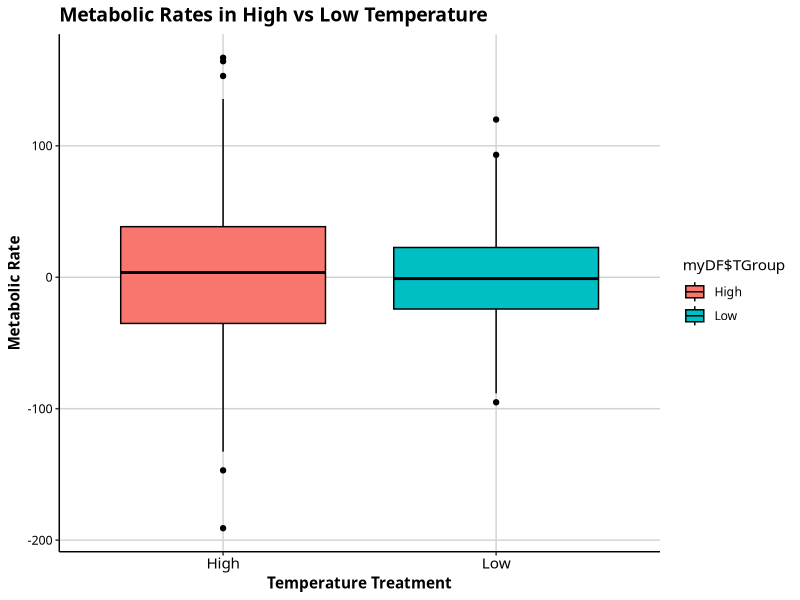
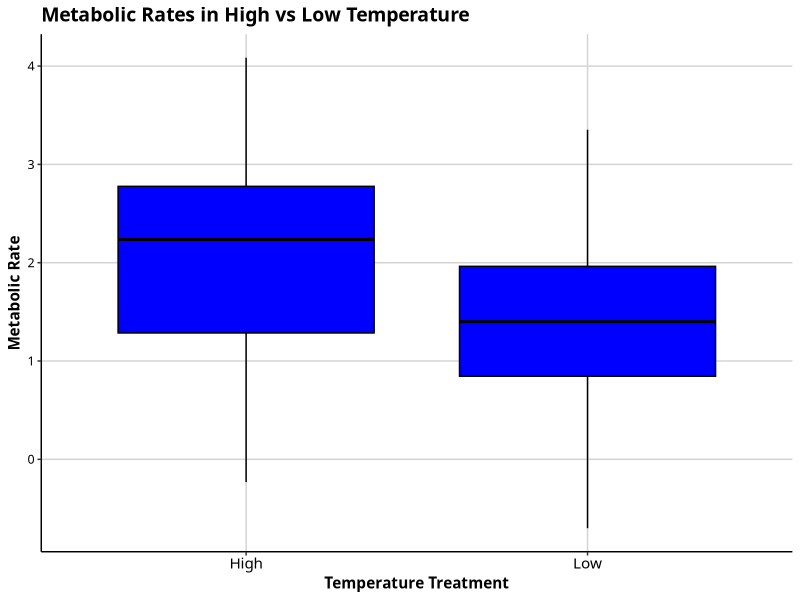
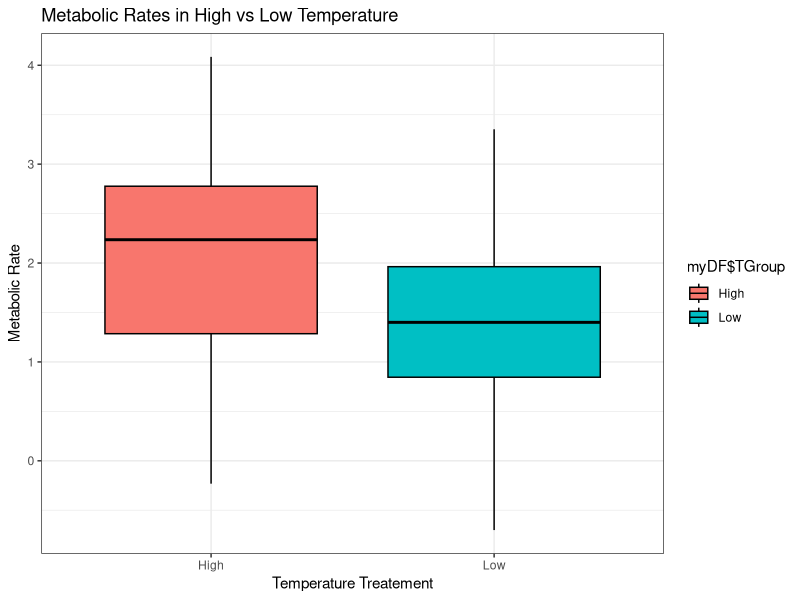
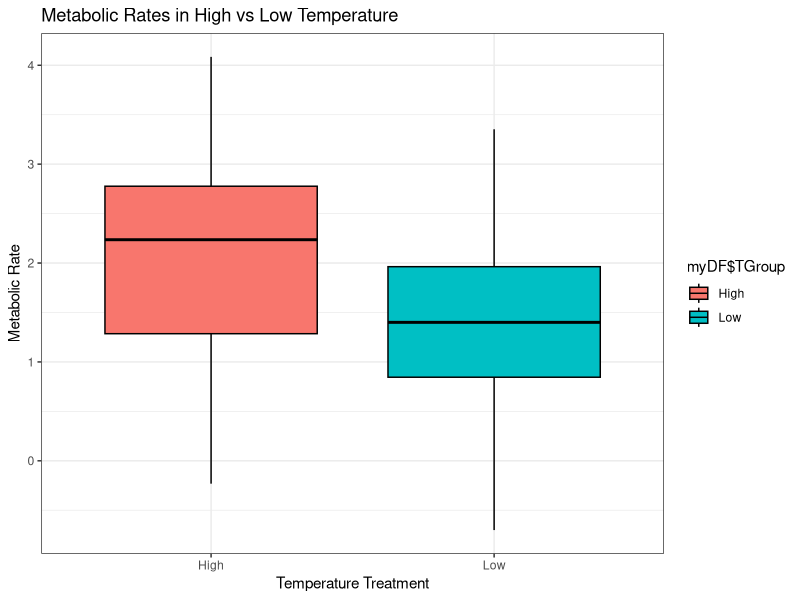

The R source for these figures, in order:
library(TeachingDemos)
library(ggplot2)
char2seed('espesso',set=FALSE)
char2seed('espresso')
#------------------------------------Number 1

##############################################################

# FUNCTION Creating Data 
# Calculates: The data frame
# Input: Mean, Standard, Deviation of Each column
remove(list=ls(all=TRUE))
#-------------------------------------------------------------

  myFunction <- function(nGroup = 2, nName1 = c("Low", "High"),
                          nSize1 = c(50,50), nMean1 =c(1.5,2)){
    ID <- 1:100
    resVar <- c(rnorm(n=nSize1[1], mean= nMean1[1],sd = .5),
                rnorm(n=nSize1[2], mean= nMean1[2],sd = .75))
    TGroup <- rep(nName1,nSize1) 
    ANOdata <- data.frame(ID, TGroup, resVar)
  return(ANOdata)
  }
#############################################################
myDF <- myFunction()
myDF

#------ Summary stats Function

  myDF <- myFunction()
  
  AnoFunction <- function(data=myDF){
  ANOmodel <- aov(myDF$resVar ~ myDF$TGroup, data = myDF)
  ANOSummary <- summary(ANOmodel)
  return(ANOSummary)
  }

AnoFunction()

# 1.)      2.) 0.00721  3.) 0.000635  4.) 0.000124 5.) 0.0019  6.) 0.0267  7.)0.0011 

# 8.)0.000374   9.)0.00112  10.)0.0386  11.)0.00052  12.) 0.00093  13.) 0.049


#------

  
  
  
  
  
  
# ------- Ggplot Box Plot 
ANOplot <- function(data=myDF){
  plot <- ggplot(data = myDF, aes(x=myDF$TGroup,y=myDF$resVar, fill = myDF$TGroup))
  return(plot)
}
print(ANOplot)
  #---------------------------------------- Number 2 

  

#------------------------------------------------------------- Repeat Function 2 

myFunction2 <- function(nGroup = 2, nName1 = c("Low", "High"),
                       nSize1 = c(300,300), nMean1 =c(1.5,2.25)){
  ID <- 1:100
  resVar <- c(rnorm(n=nSize1[1], mean= nMean1[1],sd = 40),
              rnorm(n=nSize1[2], mean= nMean1[2],sd = 60))
  TGroup <- rep(nName1,nSize1) 
  ANOdata <- data.frame(ID, TGroup, resVar)
  return(ANOdata)
}
#############################################################
myDF <- myFunction2()

#---------------------- Summary Stats 
ANOmodel <- aov(myDF$resVar ~ myDF$TGroup, data = myDF)
print(ANOmodel) 
summary(ANOmodel) 

myDF <- myFunction2()
ANOmodel <- aov(myDF$resVar ~ myDF$TGroup, data = myDF)
print(ANOmodel) 
summary(ANOmodel) 


#----------------------- basic ggplot of ANOVA data 

ANOplot <- ggplot(data = myDF, aes(x=myDF$TGroup,y=myDF$resVar, fill = myDF$TGroup))+
  geom_boxplot(colour = "Black")+ 
  scale_y_continuous(name = "Metabolic Rate")+ 
  scale_x_discrete(name = "Temperature Treatment") +
  ggtitle("Metabolic Rates in High vs Low Temperature")+
  theme_bw() +
  theme(panel.grid.major = element_line(colour = "#d3d3d3"),
        panel.grid.minor = element_blank(),
        panel.border = element_blank(),
        panel.background = element_blank(),
        plot.title = element_text(size = 14, family = "Tahoma", face = "bold"),
        text=element_text(family = "Tahoma"),
        axis.title = element_text(face="bold"),
        axis.text.x = element_text(colour="black", size = 11),
        axis.text.y = element_text(colour="black", size = 9),
        axis.line = element_line(size=0.5, colour = "black"))
ANOplot
#---------------------------------------- Number 3




#------------------------------------------------------------- Repeat Function 3

myFunction <- function(nGroup = 2, nName1 = c("Low", "High"),
                       nSize1 = c(50,50), nMean1 =c(1.5,2.25)){
  ID <- 1:100
  resVar <- c(rnorm(n=nSize1[1], mean= nMean1[1],sd = 1),
              rnorm(n=nSize1[2], mean= nMean1[2],sd = 1))
  TGroup <- rep(nName1,nSize1) 
  ANOdata <- data.frame(ID, TGroup, resVar)
  return(ANOdata)
}
#############################################################
myDF <- myFunction()

#--------------------------Summary Stats 

ANOmodel <- aov(myDF$resVar ~ myDF$TGroup, data = myDF)
print(ANOmodel) 
summary(ANOmodel) 

#---------------------------Ggplot 

ANOplot <- ggplot(data = myDF, aes(x=myDF$TGroup,y=myDF$resVar))+
  geom_boxplot(fill = "Blue" , colour = "Black")+ 
  scale_y_continuous(name = "Metabolic Rate")+ 
  scale_x_discrete(name = "Temperature Treatment") +
  ggtitle("Metabolic Rates in High vs Low Temperature")+
  theme_bw() +
  theme(panel.grid.major = element_line(colour = "#d3d3d3"),
        panel.grid.minor = element_blank(),
        panel.border = element_blank(),
        panel.background = element_blank(),
        plot.title = element_text(size = 14, family = "Tahoma", face = "bold"),
        text=element_text(family = "Tahoma"),
        axis.title = element_text(face="bold"),
        axis.text.x = element_text(colour="black", size = 11),
        axis.text.y = element_text(colour="black", size = 9),
        axis.line = element_line(size=0.5, colour = "black"))
ANOplot

# basic ggplot of ANOVA data 

#---------------------------------------- Number 4


ANOplot <- function(data=myDF){
  PlotAno <- ggplot(data = myDF,
                    aes(x=myDF$TGroup,
                        y=myDF$resVar,
                        fill= myDF$TGroup))+
    geom_boxplot(colour = "Black")+
    scale_y_continuous(name = "Metabolic Rate")+ 
    scale_x_discrete(name = "Temperature Treatement")+ 
    ggtitle("Metabolic Rates in High vs Low Temperature")+
    theme_bw()
  return(PlotAno)
  }
  ANOplot(myDF)
  
  
  ggplot(data = myDF, aes(x=myDF$TGroup,y=myDF$resVar, fill = myDF$TGroup))+
  geom_boxplot(colour = "Black")+ 
  scale_y_continuous(name = "Metabolic Rate")+ 
  scale_x_discrete(name = "Temperature Treatment") +
  ggtitle("Metabolic Rates in High vs Low Temperature")+
  theme_bw()
ANOplot
